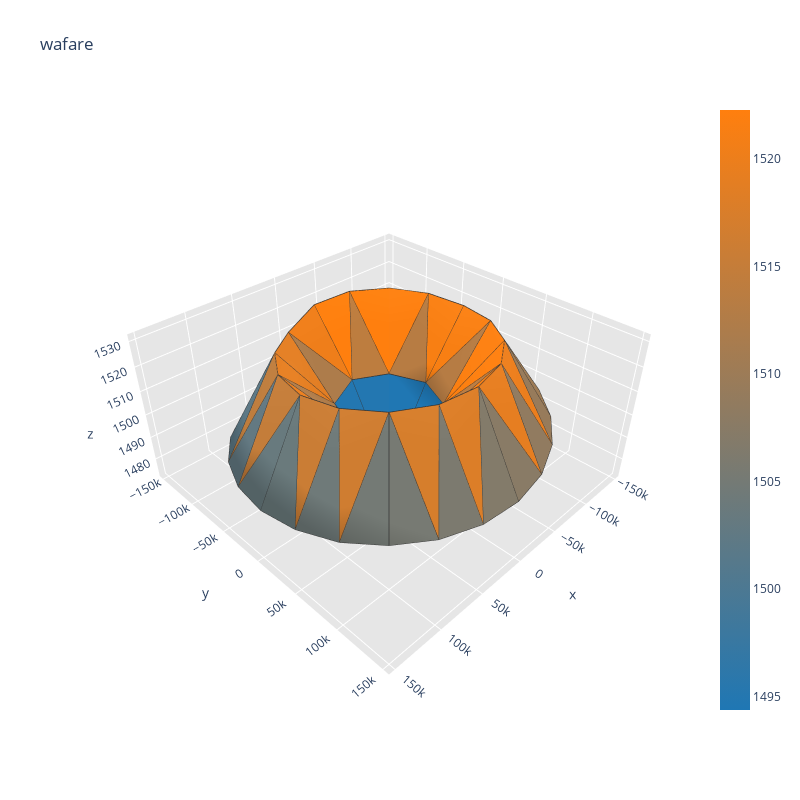
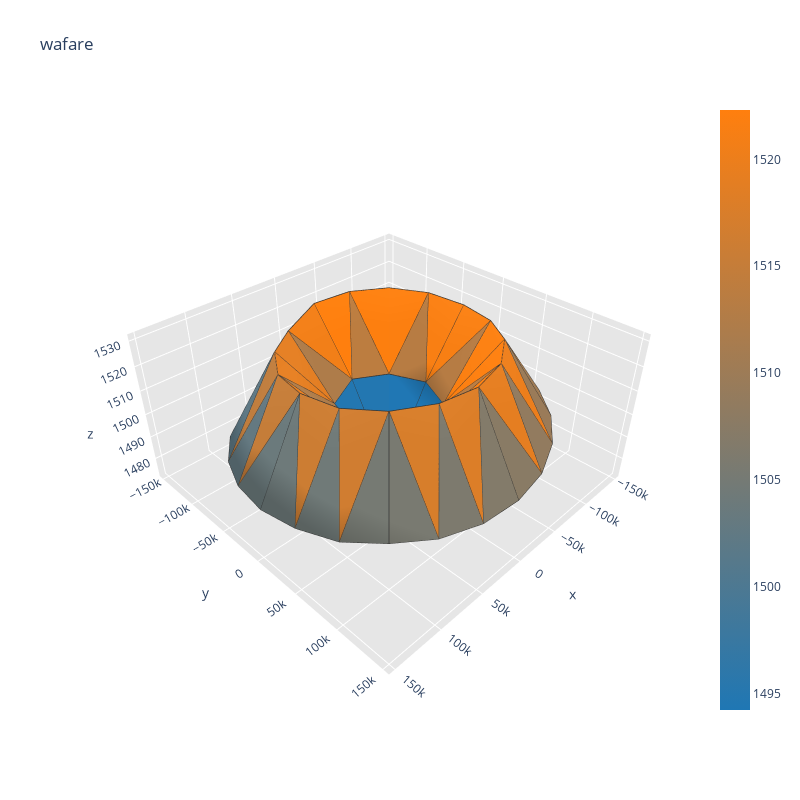
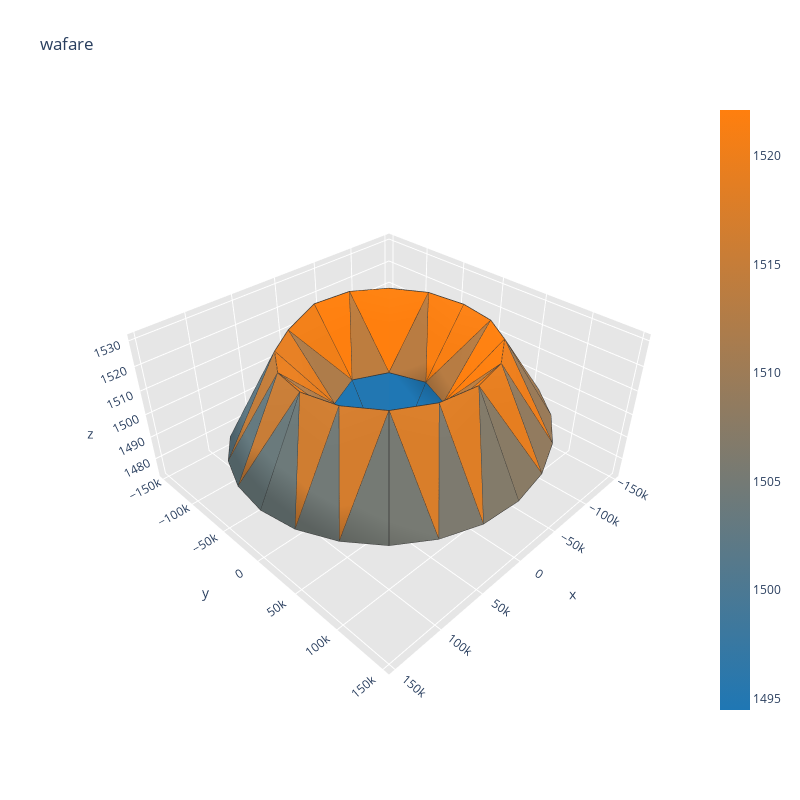
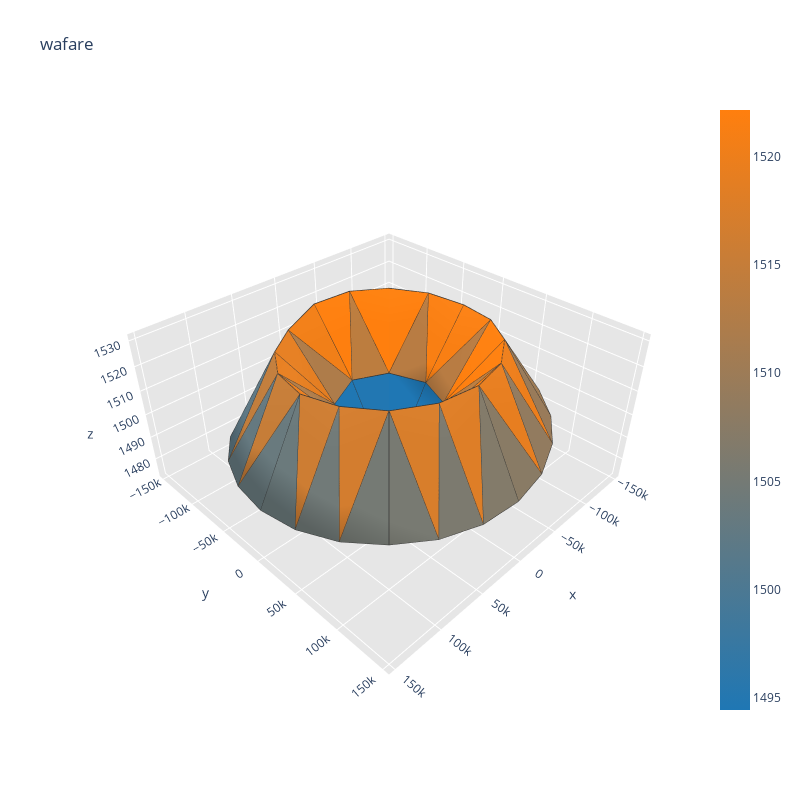

The cell these charts' notebook holds for them, in order:
### Code cell
%matplotlib notebook
%matplotlib widget
# train model
n_runs = 32
total_batch = 0
total_epochs = 0
n_batch = 128
n_epochs = 16

print('train model for ' + str(n_runs * n_epochs))
for k in range(n_runs):
    print(k)
    total_batch = total_batch + (dataset[0].shape[0] / n_batch) * n_epochs
    print(total_batch)
    train_cgan(generator_model, discriminator_model, GAN, dataset, latent_dim)
    pp = create_process_vector(YS[0])
    latent_points, labels, _ = generate_latent_points(latent_dim, 1)
    del labels
    X_test = generator_model.predict([latent_points, pp])
    X_test = thickness_extraction(X_test[0])
    visualize(X_test)
    

    # save models
    savename = 'conv_paper'
    generator_model.save(savename+'_total_batches_'+str(total_batch) + '_generator.h5')
    discriminator_model.save(savename+'_total_batches_'+str(total_batch) + ' _discriminator.h5')
    GAN.save(savename+'_total_batches_'+str(total_batch) + '_gan.h5')

### Figure 1 — Plotly figure (JSON) as saved in the notebook; plotly's stock layout.template omitted (floating-point values rounded to 4 significant figures; data arrays with more than 128 entries replaced by an {"elided": "..."} marker saying what was removed)
{"data": [{"facecolor": ["rgb(117, 122, 116)", "rgb(166, 124, 80)", "rgb(106, 122, 124)", "rgb(142, 123, 98)", "rgb(104, 122, 126)", "rgb(194, 125, 59)", "rgb(164, 124, 81)", "rgb(241, 126, 25)", "rgb(32, 119, 179)", "rgb(202, 125, 53)", "rgb(226, 126, 36)", "rgb(252, 127, 16)", "rgb(185, 124, 66)", "rgb(234, 126, 30)", "rgb(196, 125, 58)", "rgb(228, 126, 34)", "rgb(239, 126, 26)", "rgb(251, 127, 17)", "rgb(253, 127, 16)", "rgb(255, 127, 14)", "rgb(33, 119, 178)", "rgb(241, 127, 24)", "rgb(245, 127, 22)", "rgb(182, 124, 68)", "rgb(239, 126, 26)", "rgb(173, 124, 75)", "rgb(255, 127, 14)", "rgb(189, 125, 63)", "rgb(35, 119, 177)", "rgb(35, 119, 177)", "rgb(169, 124, 78)", "rgb(246, 127, 21)", "rgb(171, 124, 77)", "rgb(155, 123, 88)", "rgb(242, 127, 24)", "rgb(164, 124, 81)", "rgb(234, 126, 30)", "rgb(175, 124, 74)", "rgb(238, 126, 27)", "rgb(180, 124, 70)", "rgb(33, 119, 178)", "rgb(34, 119, 177)", "rgb(86, 121, 139)", "rgb(184, 124, 66)", "rgb(90, 121, 136)", "rgb(99, 121, 130)", "rgb(190, 125, 62)", "rgb(93, 121, 134)", "rgb(248, 127, 19)", "rgb(182, 124, 68)", "rgb(248, 127, 19)", "rgb(183, 124, 67)", "rgb(31, 119, 180)", "rgb(32, 119, 179)", "rgb(145, 123, 96)", "rgb(235, 126, 29)", "rgb(151, 123, 91)", "rgb(162, 124, 83)", "rgb(240, 126, 25)", "rgb(158, 124, 86)", "rgb(252, 127, 16)", "rgb(248, 127, 19)", "rgb(137, 123, 102)", "rgb(230, 126, 33)", "rgb(131, 123, 106)", "rgb(220, 126, 40)", "rgb(111, 122, 121)", "rgb(207, 125, 49)", "rgb(116, 122, 117)", "rgb(124, 122, 111)", "rgb(214, 126, 44)", "rgb(119, 122, 115)"], "i": [38, 32, 44, 17, 22, 18, 13, 14, 2, 19, 6, 3, 10, 16, 21, 21, 12, 12, 4, 16, 8, 8, 24, 8, 18, 6, 5, 5, 5, 4, 33, 14, 33, 16, 35, 34, 7, 21, 19, 8, 6, 7, 39, 18, 39, 21, 41, 40, 0, 12, 14, 4, 3, 0, 27, 10, 27, 12, 29, 28, 9, 24, 26, 10, 9, 9, 45, 19, 45, 24, 47, 46], "j": [17, 13, 22, 36, 42, 17, 30, 13, 3, 22, 18, 10, 3, 36, 42, 6, 30, 3, 14, 4, 2, 19, 8, 24, 5, 5, 16, 4, 6, 5, 14, 33, 34, 35, 16, 35, 21, 7, 7, 7, 7, 8, 18, 39, 40, 41, 21, 41, 12, 0, 0, 0, 0, 4, 10, 27, 28, 29, 12, 29, 10, 9, 9, 9, 48, 24, 19, 45, 46, 47, 24, 47], "k": [37, 31, 43, 37, 43, 38, 31, 32, 1, 44, 20, 11, 2, 17, 22, 20, 13, 11, 15, 15, 1, 23, 23, 2, 17, 18, 17, 16, 1, 1, 32, 15, 15, 36, 15, 15, 22, 6, 22, 19, 1, 1, 38, 20, 20, 42, 20, 20, 13, 3, 13, 14, 1, 1, 26, 11, 11, 30, 11, 11, 2, 2, 25, 26, 25, 48, 44, 23, 23, 48, 23, 23], "name": "", "type": "mesh3d", "x": [-49000, 0, 3e-12, -34650.0, -34650.0, -9.001e-12, 34650.0, 49000, 34650.0, 6.001e-12, -37503, -69300.0, -90540.0, -98000, -90540.0, -69300.0, -37503, -1.8e-11, 37503, 90540.0, 69300.0, 90540.0, 98000, 69300.0, 37503, 9.001e-12, -38050.0, -73500, -103945, -127306, -141991, -147000, -141991, -127306, -103945, -73500, -38050.0, -2.7e-11, 38050.0, 73500, 103945, 127306, 141991, 147000, 141991, 127306, 103945, 73500, 38050.0], "y": [6.001e-12, 0, 49000, 34650.0, -34650.0, -49000, -34650.0, -1.2e-11, 34650.0, 98000, 90540.0, 69300.0, 37503, 1.2e-11, -37503, -69300.0, -90540.0, -98000, -90540.0, 37503, -69300.0, -37503, -2.4e-11, 69300.0, 90540.0, 147000, 141991, 127306, 103945, 73500, 38050.0, 1.8e-11, -38050.0, -73500, -103945, -127306, -141991, -147000, -141991, -127306, -103945, -73500, -38050.0, -3.6e-11, 38050.0, 73500, 103945, 127306, 141991], "z": [1505.0, 1473.0, 1505.0, 1505.0, 1505.0, 1506.0, 1505.0, 1506.0, 1505.0, 1530.0, 1531.0, 1530.0, 1530.0, 1529.0, 1530.0, 1531.0, 1531.0, 1530.0, 1525.0, 1528.0, 1526.0, 1526.0, 1527.0, 1528.0, 1529.0, 1496.0, 1497.0, 1498.0, 1499.0, 1501.0, 1501.0, 1502.0, 1502.0, 1503.0, 1502.0, 1500.0, 1498.0, 1496.0, 1489.0, 1489.0, 1490.0, 1491.0, 1491.0, 1492.0, 1492.0, 1493.0, 1493.0, 1494.0, 1495.0]}, {"line": {"color": "rgb(50, 50, 50)", "width": 1.5}, "mode": "lines", "showlegend": false, "type": "scatter3d", "x": {"elided": "360 float values"}, "y": {"elided": "360 float values"}, "z": {"elided": "360 float values"}}, {"hoverinfo": "none", "marker": {"color": [1494.0, 1522.0], "colorscale": [[0, "rgb(31, 119, 180)"], [1, "rgb(255, 127, 14)"]], "showscale": true, "size": 0.1}, "mode": "markers", "showlegend": false, "type": "scatter3d", "x": [-49000], "y": [6.001e-12], "z": [1505.0]}], "layout": {"height": 800, "scene": {"aspectratio": {"x": 1, "y": 1, "z": 0.5}, "xaxis": {"backgroundcolor": "rgb(230, 230, 230)", "gridcolor": "rgb(255, 255, 255)", "showbackground": true, "zerolinecolor": "rgb(255, 255, 255)"}, "yaxis": {"backgroundcolor": "rgb(230, 230, 230)", "gridcolor": "rgb(255, 255, 255)", "showbackground": true, "zerolinecolor": "rgb(255, 255, 255)"}, "zaxis": {"backgroundcolor": "rgb(230, 230, 230)", "gridcolor": "rgb(255, 255, 255)", "showbackground": true, "zerolinecolor": "rgb(255, 255, 255)"}}, "title": {"text": "wafare"}, "width": 800}}

### Figure 2 — Plotly figure (JSON) as saved in the notebook; plotly's stock layout.template omitted (floating-point values rounded to 4 significant figures; data arrays with more than 128 entries replaced by an {"elided": "..."} marker saying what was removed)
{"data": [{"facecolor": ["rgb(119, 122, 115)", "rgb(167, 124, 79)", "rgb(110, 122, 122)", "rgb(144, 123, 96)", "rgb(107, 122, 124)", "rgb(196, 125, 58)", "rgb(166, 124, 80)", "rgb(242, 127, 24)", "rgb(31, 119, 180)", "rgb(204, 125, 51)", "rgb(227, 126, 35)", "rgb(252, 127, 16)", "rgb(184, 124, 67)", "rgb(235, 126, 29)", "rgb(197, 125, 57)", "rgb(228, 126, 34)", "rgb(239, 126, 26)", "rgb(250, 127, 17)", "rgb(252, 127, 16)", "rgb(253, 127, 15)", "rgb(33, 119, 178)", "rgb(241, 127, 24)", "rgb(246, 127, 21)", "rgb(183, 124, 67)", "rgb(242, 127, 24)", "rgb(174, 124, 74)", "rgb(255, 127, 14)", "rgb(188, 125, 64)", "rgb(35, 119, 177)", "rgb(35, 119, 177)", "rgb(170, 124, 77)", "rgb(246, 127, 21)", "rgb(171, 124, 76)", "rgb(156, 123, 87)", "rgb(242, 127, 24)", "rgb(166, 124, 80)", "rgb(234, 126, 29)", "rgb(174, 124, 74)", "rgb(238, 126, 26)", "rgb(180, 124, 70)", "rgb(33, 119, 179)", "rgb(35, 119, 177)", "rgb(88, 121, 137)", "rgb(186, 125, 65)", "rgb(92, 121, 135)", "rgb(100, 121, 129)", "rgb(191, 125, 62)", "rgb(95, 121, 133)", "rgb(248, 127, 19)", "rgb(182, 124, 68)", "rgb(249, 127, 19)", "rgb(183, 124, 67)", "rgb(31, 119, 180)", "rgb(32, 119, 180)", "rgb(146, 123, 95)", "rgb(236, 126, 28)", "rgb(154, 123, 89)", "rgb(163, 124, 83)", "rgb(240, 126, 25)", "rgb(160, 124, 85)", "rgb(250, 127, 17)", "rgb(248, 127, 19)", "rgb(137, 123, 101)", "rgb(229, 126, 33)", "rgb(131, 123, 106)", "rgb(220, 126, 40)", "rgb(112, 122, 120)", "rgb(208, 125, 49)", "rgb(118, 122, 115)", "rgb(125, 122, 110)", "rgb(215, 126, 43)", "rgb(121, 122, 113)"], "i": [38, 32, 44, 17, 22, 18, 13, 14, 2, 19, 6, 3, 10, 16, 21, 21, 12, 12, 4, 16, 8, 8, 24, 8, 18, 6, 5, 5, 5, 4, 33, 14, 33, 16, 35, 34, 7, 21, 19, 8, 6, 7, 39, 18, 39, 21, 41, 40, 0, 12, 14, 4, 3, 0, 27, 10, 27, 12, 29, 28, 9, 24, 26, 10, 9, 9, 45, 19, 45, 24, 47, 46], "j": [17, 13, 22, 36, 42, 17, 30, 13, 3, 22, 18, 10, 3, 36, 42, 6, 30, 3, 14, 4, 2, 19, 8, 24, 5, 5, 16, 4, 6, 5, 14, 33, 34, 35, 16, 35, 21, 7, 7, 7, 7, 8, 18, 39, 40, 41, 21, 41, 12, 0, 0, 0, 0, 4, 10, 27, 28, 29, 12, 29, 10, 9, 9, 9, 48, 24, 19, 45, 46, 47, 24, 47], "k": [37, 31, 43, 37, 43, 38, 31, 32, 1, 44, 20, 11, 2, 17, 22, 20, 13, 11, 15, 15, 1, 23, 23, 2, 17, 18, 17, 16, 1, 1, 32, 15, 15, 36, 15, 15, 22, 6, 22, 19, 1, 1, 38, 20, 20, 42, 20, 20, 13, 3, 13, 14, 1, 1, 26, 11, 11, 30, 11, 11, 2, 2, 25, 26, 25, 48, 44, 23, 23, 48, 23, 23], "name": "", "type": "mesh3d", "x": [-49000, 0, 3e-12, -34650.0, -34650.0, -9.001e-12, 34650.0, 49000, 34650.0, 6.001e-12, -37503, -69300.0, -90540.0, -98000, -90540.0, -69300.0, -37503, -1.8e-11, 37503, 90540.0, 69300.0, 90540.0, 98000, 69300.0, 37503, 9.001e-12, -38050.0, -73500, -103945, -127306, -141991, -147000, -141991, -127306, -103945, -73500, -38050.0, -2.7e-11, 38050.0, 73500, 103945, 127306, 141991, 147000, 141991, 127306, 103945, 73500, 38050.0], "y": [6.001e-12, 0, 49000, 34650.0, -34650.0, -49000, -34650.0, -1.2e-11, 34650.0, 98000, 90540.0, 69300.0, 37503, 1.2e-11, -37503, -69300.0, -90540.0, -98000, -90540.0, 37503, -69300.0, -37503, -2.4e-11, 69300.0, 90540.0, 147000, 141991, 127306, 103945, 73500, 38050.0, 1.8e-11, -38050.0, -73500, -103945, -127306, -141991, -147000, -141991, -127306, -103945, -73500, -38050.0, -3.6e-11, 38050.0, 73500, 103945, 127306, 141991], "z": [1505.0, 1473.0, 1505.0, 1505.0, 1505.0, 1506.0, 1505.0, 1506.0, 1505.0, 1530.0, 1530.0, 1531.0, 1530.0, 1529.0, 1530.0, 1531.0, 1531.0, 1530.0, 1526.0, 1528.0, 1526.0, 1526.0, 1527.0, 1529.0, 1529.0, 1496.0, 1497.0, 1499.0, 1500.0, 1501.0, 1502.0, 1502.0, 1502.0, 1503.0, 1502.0, 1501.0, 1499.0, 1497.0, 1489.0, 1490.0, 1490.0, 1491.0, 1492.0, 1492.0, 1493.0, 1493.0, 1494.0, 1494.0, 1495.0]}, {"line": {"color": "rgb(50, 50, 50)", "width": 1.5}, "mode": "lines", "showlegend": false, "type": "scatter3d", "x": {"elided": "360 float values"}, "y": {"elided": "360 float values"}, "z": {"elided": "360 float values"}}, {"hoverinfo": "none", "marker": {"color": [1494.0, 1522.0], "colorscale": [[0, "rgb(31, 119, 180)"], [1, "rgb(255, 127, 14)"]], "showscale": true, "size": 0.1}, "mode": "markers", "showlegend": false, "type": "scatter3d", "x": [-49000], "y": [6.001e-12], "z": [1505.0]}], "layout": {"height": 800, "scene": {"aspectratio": {"x": 1, "y": 1, "z": 0.5}, "xaxis": {"backgroundcolor": "rgb(230, 230, 230)", "gridcolor": "rgb(255, 255, 255)", "showbackground": true, "zerolinecolor": "rgb(255, 255, 255)"}, "yaxis": {"backgroundcolor": "rgb(230, 230, 230)", "gridcolor": "rgb(255, 255, 255)", "showbackground": true, "zerolinecolor": "rgb(255, 255, 255)"}, "zaxis": {"backgroundcolor": "rgb(230, 230, 230)", "gridcolor": "rgb(255, 255, 255)", "showbackground": true, "zerolinecolor": "rgb(255, 255, 255)"}}, "title": {"text": "wafare"}, "width": 800}}

### Figure 3 — Plotly figure (JSON) as saved in the notebook; plotly's stock layout.template omitted (floating-point values rounded to 4 significant figures; data arrays with more than 128 entries replaced by an {"elided": "..."} marker saying what was removed)
{"data": [{"facecolor": ["rgb(118, 122, 115)", "rgb(167, 124, 79)", "rgb(109, 122, 122)", "rgb(145, 123, 96)", "rgb(106, 122, 124)", "rgb(196, 125, 58)", "rgb(164, 124, 81)", "rgb(243, 127, 23)", "rgb(33, 119, 179)", "rgb(207, 125, 49)", "rgb(229, 126, 34)", "rgb(254, 127, 15)", "rgb(186, 125, 65)", "rgb(235, 126, 29)", "rgb(200, 125, 55)", "rgb(231, 126, 32)", "rgb(240, 126, 25)", "rgb(253, 127, 15)", "rgb(254, 127, 15)", "rgb(255, 127, 14)", "rgb(34, 119, 178)", "rgb(245, 127, 21)", "rgb(248, 127, 19)", "rgb(185, 125, 66)", "rgb(241, 127, 24)", "rgb(174, 124, 74)", "rgb(254, 127, 15)", "rgb(189, 125, 63)", "rgb(32, 119, 179)", "rgb(34, 119, 178)", "rgb(170, 124, 77)", "rgb(246, 127, 21)", "rgb(171, 124, 76)", "rgb(157, 123, 87)", "rgb(243, 127, 23)", "rgb(166, 124, 80)", "rgb(238, 126, 27)", "rgb(176, 124, 73)", "rgb(243, 127, 23)", "rgb(183, 124, 68)", "rgb(32, 119, 179)", "rgb(34, 119, 178)", "rgb(88, 121, 138)", "rgb(188, 125, 64)", "rgb(91, 121, 135)", "rgb(101, 122, 128)", "rgb(194, 125, 59)", "rgb(95, 121, 132)", "rgb(249, 127, 19)", "rgb(183, 124, 67)", "rgb(250, 127, 18)", "rgb(185, 124, 66)", "rgb(31, 119, 180)", "rgb(31, 119, 180)", "rgb(146, 123, 95)", "rgb(237, 126, 28)", "rgb(154, 123, 89)", "rgb(162, 124, 83)", "rgb(241, 126, 25)", "rgb(160, 124, 85)", "rgb(253, 127, 15)", "rgb(251, 127, 17)", "rgb(137, 123, 101)", "rgb(230, 126, 32)", "rgb(131, 123, 106)", "rgb(222, 126, 38)", "rgb(114, 122, 119)", "rgb(212, 125, 46)", "rgb(117, 122, 116)", "rgb(125, 122, 111)", "rgb(217, 126, 42)", "rgb(119, 122, 115)"], "i": [38, 32, 44, 17, 22, 18, 13, 14, 2, 19, 6, 3, 10, 16, 21, 21, 12, 12, 4, 16, 8, 8, 24, 8, 18, 6, 5, 5, 5, 4, 33, 14, 33, 16, 35, 34, 7, 21, 19, 8, 6, 7, 39, 18, 39, 21, 41, 40, 0, 12, 14, 4, 3, 0, 27, 10, 27, 12, 29, 28, 9, 24, 26, 10, 9, 9, 45, 19, 45, 24, 47, 46], "j": [17, 13, 22, 36, 42, 17, 30, 13, 3, 22, 18, 10, 3, 36, 42, 6, 30, 3, 14, 4, 2, 19, 8, 24, 5, 5, 16, 4, 6, 5, 14, 33, 34, 35, 16, 35, 21, 7, 7, 7, 7, 8, 18, 39, 40, 41, 21, 41, 12, 0, 0, 0, 0, 4, 10, 27, 28, 29, 12, 29, 10, 9, 9, 9, 48, 24, 19, 45, 46, 47, 24, 47], "k": [37, 31, 43, 37, 43, 38, 31, 32, 1, 44, 20, 11, 2, 17, 22, 20, 13, 11, 15, 15, 1, 23, 23, 2, 17, 18, 17, 16, 1, 1, 32, 15, 15, 36, 15, 15, 22, 6, 22, 19, 1, 1, 38, 20, 20, 42, 20, 20, 13, 3, 13, 14, 1, 1, 26, 11, 11, 30, 11, 11, 2, 2, 25, 26, 25, 48, 44, 23, 23, 48, 23, 23], "name": "", "type": "mesh3d", "x": [-49000, 0, 3e-12, -34650.0, -34650.0, -9.001e-12, 34650.0, 49000, 34650.0, 6.001e-12, -37503, -69300.0, -90540.0, -98000, -90540.0, -69300.0, -37503, -1.8e-11, 37503, 90540.0, 69300.0, 90540.0, 98000, 69300.0, 37503, 9.001e-12, -38050.0, -73500, -103945, -127306, -141991, -147000, -141991, -127306, -103945, -73500, -38050.0, -2.7e-11, 38050.0, 73500, 103945, 127306, 141991, 147000, 141991, 127306, 103945, 73500, 38050.0], "y": [6.001e-12, 0, 49000, 34650.0, -34650.0, -49000, -34650.0, -1.2e-11, 34650.0, 98000, 90540.0, 69300.0, 37503, 1.2e-11, -37503, -69300.0, -90540.0, -98000, -90540.0, 37503, -69300.0, -37503, -2.4e-11, 69300.0, 90540.0, 147000, 141991, 127306, 103945, 73500, 38050.0, 1.8e-11, -38050.0, -73500, -103945, -127306, -141991, -147000, -141991, -127306, -103945, -73500, -38050.0, -3.6e-11, 38050.0, 73500, 103945, 127306, 141991], "z": [1505.0, 1473.0, 1505.0, 1505.0, 1505.0, 1506.0, 1505.0, 1506.0, 1506.0, 1530.0, 1530.0, 1531.0, 1530.0, 1530.0, 1530.0, 1530.0, 1531.0, 1530.0, 1526.0, 1528.0, 1526.0, 1527.0, 1528.0, 1529.0, 1530.0, 1496.0, 1497.0, 1499.0, 1500.0, 1501.0, 1501.0, 1502.0, 1502.0, 1503.0, 1502.0, 1501.0, 1499.0, 1497.0, 1489.0, 1490.0, 1490.0, 1491.0, 1492.0, 1492.0, 1493.0, 1493.0, 1493.0, 1494.0, 1495.0]}, {"line": {"color": "rgb(50, 50, 50)", "width": 1.5}, "mode": "lines", "showlegend": false, "type": "scatter3d", "x": {"elided": "360 float values"}, "y": {"elided": "360 float values"}, "z": {"elided": "360 float values"}}, {"hoverinfo": "none", "marker": {"color": [1494.0, 1522.0], "colorscale": [[0, "rgb(31, 119, 180)"], [1, "rgb(255, 127, 14)"]], "showscale": true, "size": 0.1}, "mode": "markers", "showlegend": false, "type": "scatter3d", "x": [-49000], "y": [6.001e-12], "z": [1505.0]}], "layout": {"height": 800, "scene": {"aspectratio": {"x": 1, "y": 1, "z": 0.5}, "xaxis": {"backgroundcolor": "rgb(230, 230, 230)", "gridcolor": "rgb(255, 255, 255)", "showbackground": true, "zerolinecolor": "rgb(255, 255, 255)"}, "yaxis": {"backgroundcolor": "rgb(230, 230, 230)", "gridcolor": "rgb(255, 255, 255)", "showbackground": true, "zerolinecolor": "rgb(255, 255, 255)"}, "zaxis": {"backgroundcolor": "rgb(230, 230, 230)", "gridcolor": "rgb(255, 255, 255)", "showbackground": true, "zerolinecolor": "rgb(255, 255, 255)"}}, "title": {"text": "wafare"}, "width": 800}}

### Figure 4 — Plotly figure (JSON) as saved in the notebook; plotly's stock layout.template omitted (floating-point values rounded to 4 significant figures; data arrays with more than 128 entries replaced by an {"elided": "..."} marker saying what was removed)
{"data": [{"facecolor": ["rgb(118, 122, 115)", "rgb(166, 124, 80)", "rgb(107, 122, 124)", "rgb(144, 123, 97)", "rgb(105, 122, 126)", "rgb(196, 125, 58)", "rgb(164, 124, 82)", "rgb(242, 127, 24)", "rgb(33, 119, 179)", "rgb(205, 125, 51)", "rgb(228, 126, 34)", "rgb(254, 127, 15)", "rgb(186, 125, 65)", "rgb(234, 126, 29)", "rgb(198, 125, 56)", "rgb(229, 126, 33)", "rgb(240, 126, 25)", "rgb(253, 127, 15)", "rgb(253, 127, 15)", "rgb(255, 127, 14)", "rgb(33, 119, 179)", "rgb(244, 127, 22)", "rgb(247, 127, 20)", "rgb(184, 124, 67)", "rgb(241, 127, 24)", "rgb(174, 124, 74)", "rgb(254, 127, 15)", "rgb(188, 125, 63)", "rgb(32, 119, 179)", "rgb(34, 119, 178)", "rgb(170, 124, 77)", "rgb(247, 127, 20)", "rgb(172, 124, 76)", "rgb(156, 123, 87)", "rgb(242, 127, 23)", "rgb(166, 124, 80)", "rgb(235, 126, 29)", "rgb(174, 124, 74)", "rgb(239, 126, 26)", "rgb(181, 124, 69)", "rgb(31, 119, 180)", "rgb(33, 119, 179)", "rgb(88, 121, 138)", "rgb(187, 125, 64)", "rgb(91, 121, 136)", "rgb(101, 121, 128)", "rgb(193, 125, 60)", "rgb(95, 121, 133)", "rgb(249, 127, 19)", "rgb(184, 124, 67)", "rgb(249, 127, 19)", "rgb(184, 124, 67)", "rgb(31, 119, 180)", "rgb(31, 119, 180)", "rgb(146, 123, 95)", "rgb(236, 126, 28)", "rgb(153, 123, 90)", "rgb(162, 124, 83)", "rgb(241, 127, 24)", "rgb(159, 124, 85)", "rgb(253, 127, 15)", "rgb(251, 127, 17)", "rgb(137, 123, 101)", "rgb(231, 126, 32)", "rgb(131, 123, 106)", "rgb(222, 126, 39)", "rgb(113, 122, 120)", "rgb(211, 125, 47)", "rgb(117, 122, 116)", "rgb(124, 122, 111)", "rgb(216, 126, 43)", "rgb(120, 122, 114)"], "i": [38, 32, 44, 17, 22, 18, 13, 14, 2, 19, 6, 3, 10, 16, 21, 21, 12, 12, 4, 16, 8, 8, 24, 8, 18, 6, 5, 5, 5, 4, 33, 14, 33, 16, 35, 34, 7, 21, 19, 8, 6, 7, 39, 18, 39, 21, 41, 40, 0, 12, 14, 4, 3, 0, 27, 10, 27, 12, 29, 28, 9, 24, 26, 10, 9, 9, 45, 19, 45, 24, 47, 46], "j": [17, 13, 22, 36, 42, 17, 30, 13, 3, 22, 18, 10, 3, 36, 42, 6, 30, 3, 14, 4, 2, 19, 8, 24, 5, 5, 16, 4, 6, 5, 14, 33, 34, 35, 16, 35, 21, 7, 7, 7, 7, 8, 18, 39, 40, 41, 21, 41, 12, 0, 0, 0, 0, 4, 10, 27, 28, 29, 12, 29, 10, 9, 9, 9, 48, 24, 19, 45, 46, 47, 24, 47], "k": [37, 31, 43, 37, 43, 38, 31, 32, 1, 44, 20, 11, 2, 17, 22, 20, 13, 11, 15, 15, 1, 23, 23, 2, 17, 18, 17, 16, 1, 1, 32, 15, 15, 36, 15, 15, 22, 6, 22, 19, 1, 1, 38, 20, 20, 42, 20, 20, 13, 3, 13, 14, 1, 1, 26, 11, 11, 30, 11, 11, 2, 2, 25, 26, 25, 48, 44, 23, 23, 48, 23, 23], "name": "", "type": "mesh3d", "x": [-49000, 0, 3e-12, -34650.0, -34650.0, -9.001e-12, 34650.0, 49000, 34650.0, 6.001e-12, -37503, -69300.0, -90540.0, -98000, -90540.0, -69300.0, -37503, -1.8e-11, 37503, 90540.0, 69300.0, 90540.0, 98000, 69300.0, 37503, 9.001e-12, -38050.0, -73500, -103945, -127306, -141991, -147000, -141991, -127306, -103945, -73500, -38050.0, -2.7e-11, 38050.0, 73500, 103945, 127306, 141991, 147000, 141991, 127306, 103945, 73500, 38050.0], "y": [6.001e-12, 0, 49000, 34650.0, -34650.0, -49000, -34650.0, -1.2e-11, 34650.0, 98000, 90540.0, 69300.0, 37503, 1.2e-11, -37503, -69300.0, -90540.0, -98000, -90540.0, 37503, -69300.0, -37503, -2.4e-11, 69300.0, 90540.0, 147000, 141991, 127306, 103945, 73500, 38050.0, 1.8e-11, -38050.0, -73500, -103945, -127306, -141991, -147000, -141991, -127306, -103945, -73500, -38050.0, -3.6e-11, 38050.0, 73500, 103945, 127306, 141991], "z": [1505.0, 1473.0, 1505.0, 1505.0, 1505.0, 1506.0, 1505.0, 1505.0, 1505.0, 1530.0, 1530.0, 1531.0, 1530.0, 1529.0, 1530.0, 1530.0, 1531.0, 1530.0, 1526.0, 1528.0, 1526.0, 1527.0, 1527.0, 1529.0, 1529.0, 1496.0, 1497.0, 1499.0, 1499.0, 1501.0, 1501.0, 1502.0, 1502.0, 1503.0, 1502.0, 1501.0, 1498.0, 1497.0, 1489.0, 1490.0, 1490.0, 1491.0, 1492.0, 1492.0, 1492.0, 1493.0, 1494.0, 1494.0, 1495.0]}, {"line": {"color": "rgb(50, 50, 50)", "width": 1.5}, "mode": "lines", "showlegend": false, "type": "scatter3d", "x": {"elided": "360 float values"}, "y": {"elided": "360 float values"}, "z": {"elided": "360 float values"}}, {"hoverinfo": "none", "marker": {"color": [1494.0, 1522.0], "colorscale": [[0, "rgb(31, 119, 180)"], [1, "rgb(255, 127, 14)"]], "showscale": true, "size": 0.1}, "mode": "markers", "showlegend": false, "type": "scatter3d", "x": [-49000], "y": [6.001e-12], "z": [1505.0]}], "layout": {"height": 800, "scene": {"aspectratio": {"x": 1, "y": 1, "z": 0.5}, "xaxis": {"backgroundcolor": "rgb(230, 230, 230)", "gridcolor": "rgb(255, 255, 255)", "showbackground": true, "zerolinecolor": "rgb(255, 255, 255)"}, "yaxis": {"backgroundcolor": "rgb(230, 230, 230)", "gridcolor": "rgb(255, 255, 255)", "showbackground": true, "zerolinecolor": "rgb(255, 255, 255)"}, "zaxis": {"backgroundcolor": "rgb(230, 230, 230)", "gridcolor": "rgb(255, 255, 255)", "showbackground": true, "zerolinecolor": "rgb(255, 255, 255)"}}, "title": {"text": "wafare"}, "width": 800}}
